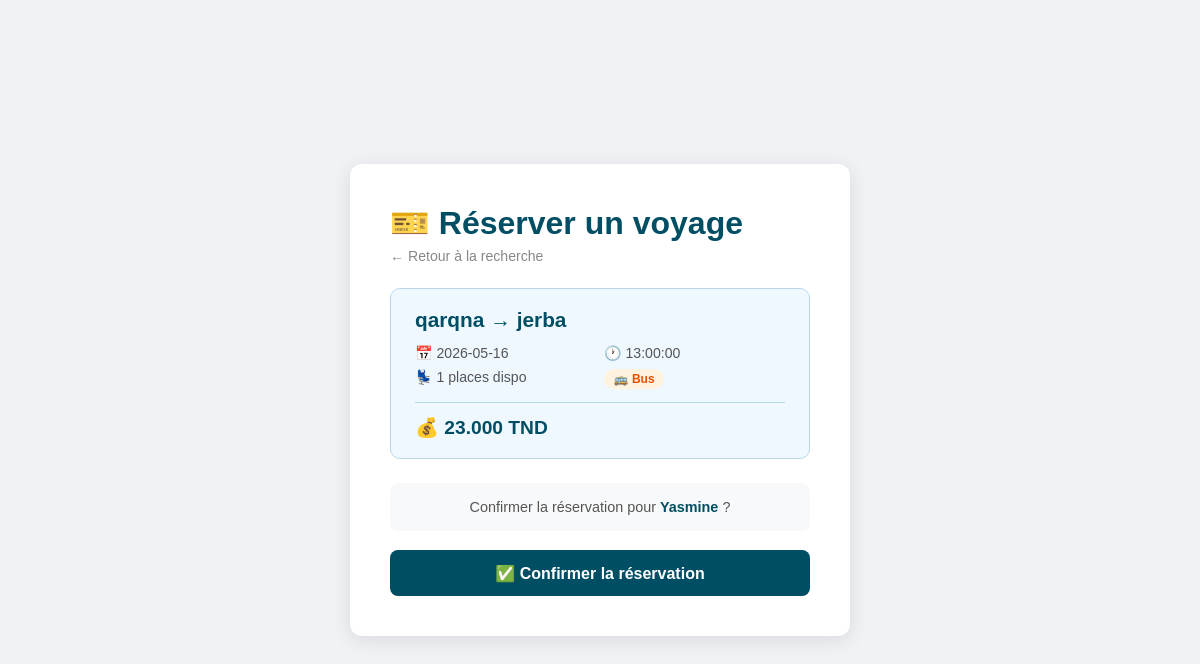
/reservation.php?id=2 (signed in), run on the app's committed database.
### tables this page shows
CREATE TABLE `voyages` (
  `id_voyage` int(11) NOT NULL,
  `ville_depart` varchar(100) DEFAULT NULL,
  `ville_arrivee` varchar(100) DEFAULT NULL,
  `date_voyage` date DEFAULT NULL,
  `heure_depart` time DEFAULT NULL,
  `places_total` int(11) DEFAULT NULL,
  `places_dispo` int(11) DEFAULT NULL,
  `prix` decimal(8,3) DEFAULT NULL,
  `type_vehicule` enum('louage','bus') DEFAULT NULL
);

### reservation.php (the view, shortened to what this page needs)
<?php
include 'connexion.php';
$id_voyage = (int)$_GET['id'] ?? 0;
$sql    = "SELECT * FROM voyages WHERE id_voyage = '$id_voyage'";
$result = mysqli_query($conn, $sql);
$voyage = mysqli_fetch_assoc($result);
$message = "";
?>
<!DOCTYPE html>
<html lang="fr">
<head>
</head>
<body>
<div class="card">
  <h1>🎫 Réserver un voyage</h1>
  <a href="recherche.php" class="back">← Retour à la recherche</a>
  <div class="voyage-details">
    <div class="voyage-route">
      <?= $voyage['ville_depart'] ?> → <?= $voyage['ville_arrivee'] ?>
    </div>
    <div class="voyage-info">
      <div>📅 <?= $voyage['date_voyage'] ?></div>
      <div>🕐 <?= $voyage['heure_depart'] ?></div>
      <div>💺 <?= $voyage['places_dispo'] ?> places dispo</div>
      <div>
        <span class="badge-type badge-<?= $voyage['type_vehicule'] ?>">
          <?= $voyage['type_vehicule'] == 'louage' ? '🚗 Louage' : '🚌 Bus' ?>
        </span>
      </div>
    </div>
    <div class="prix">💰 <?= $voyage['prix'] ?> TND</div>
  </div>
  <?php if (!$message): ?>
  <div class="confirm-box">
    Confirmer la réservation pour
    <strong><?= $_SESSION['nom'] ?></strong> ?
  </div>
  <form method="POST">
    <button type="submit" class="btn">✅ Confirmer la réservation</button>
  </form>
  <?php endif; ?>
</div>
</body>
</html>

### reservation.php (style rules this page uses)
* { box-sizing: border-box; margin: 0; padding: 0; }
body { font-family: Arial, sans-serif; background: #f0f2f5; min-height: 100vh; display: flex; align-items: center; justify-content: center; padding: 2rem; }
.card { background: white; border-radius: 12px; box-shadow: 0 4px 20px rgba(0,0,0,0.1); padding: 2.5rem; width: 100%; max-width: 500px; }
h1 { color: #004e64; margin-bottom: 0.3rem; }
a { color: #004e64; text-decoration: none; font-weight: bold; }
.back { color: #888; font-size: 0.88rem; display: inline-block; margin-bottom: 1.5rem; font-weight: normal; }
.voyage-details { background: #f0f8ff; border: 1.5px solid #b8d8e8; border-radius: 10px; padding: 1.2rem 1.5rem; margin-bottom: 1.5rem; }
.voyage-route { font-size: 1.3rem; font-weight: bold; color: #004e64; margin-bottom: 0.8rem; }
.voyage-info { display: grid; grid-template-columns: 1fr 1fr; gap: 0.5rem; font-size: 0.88rem; color: #555; }
.prix { font-size: 1.2rem; font-weight: bold; color: #004e64; margin-top: 0.8rem; padding-top: 0.8rem; border-top: 1px solid #b8d8e8; }
.confirm-box { background: #f8f9fa; border-radius: 8px; padding: 1rem; margin-bottom: 1.2rem; font-size: 0.9rem; color: #555; text-align: center; }
.confirm-box strong { color: #004e64; }
.btn { width: 100%; padding: 0.85rem; background: #004e64; color: white; border: none; border-radius: 8px; font-size: 1rem; font-weight: bold; cursor: pointer; transition: background 0.2s; }
.badge-type { display: inline-block; padding: 0.2rem 0.6rem; border-radius: 20px; font-size: 0.75rem; font-weight: bold; }
.badge-bus { background: #fff3e0; color: #e65100; }

### data on the page
voyages: ville_depart "qarqna", ville_arrivee "jerba", date_voyage "2026-05-16", heure_depart "13:00:00", places_dispo "1", prix "23.000"

### other printed values
$_SESSION['nom'] "Yasmine"
